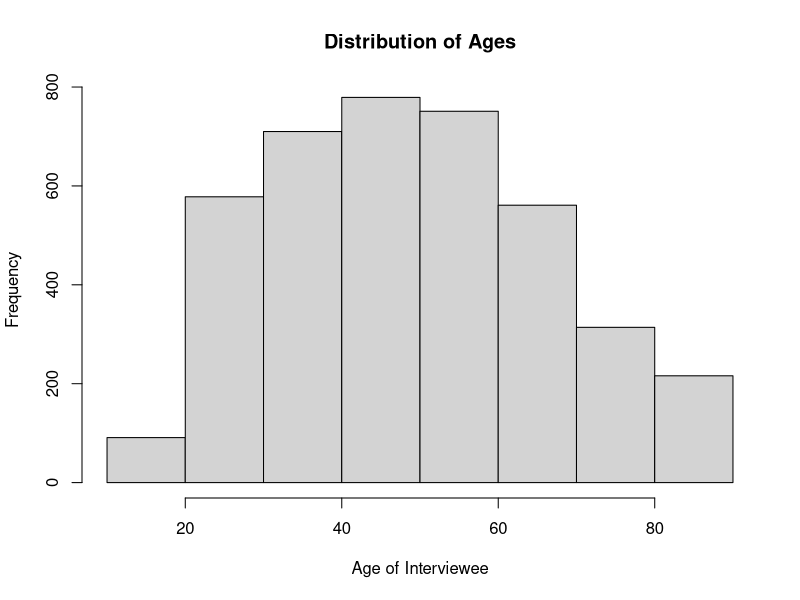
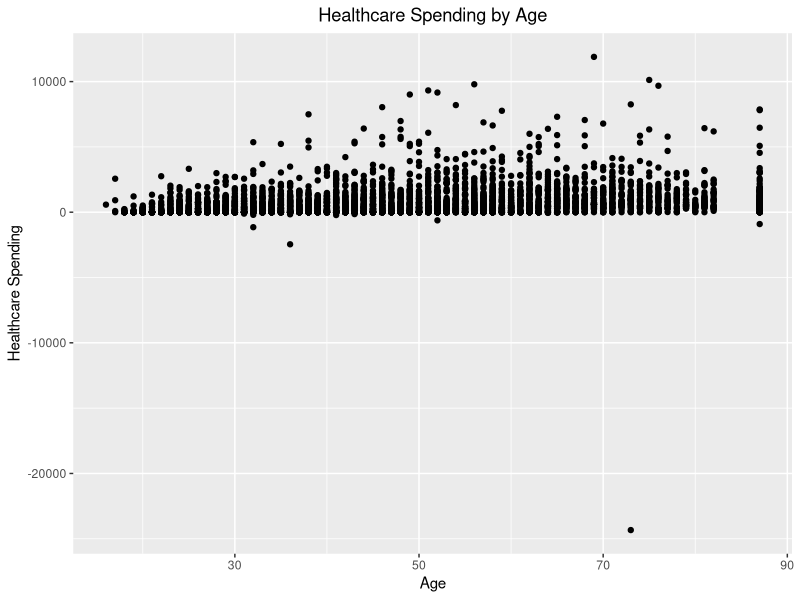
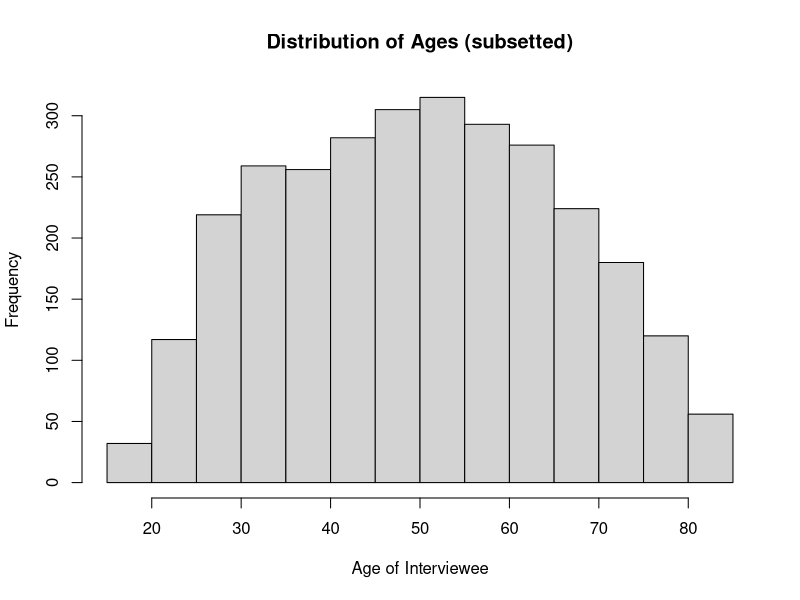
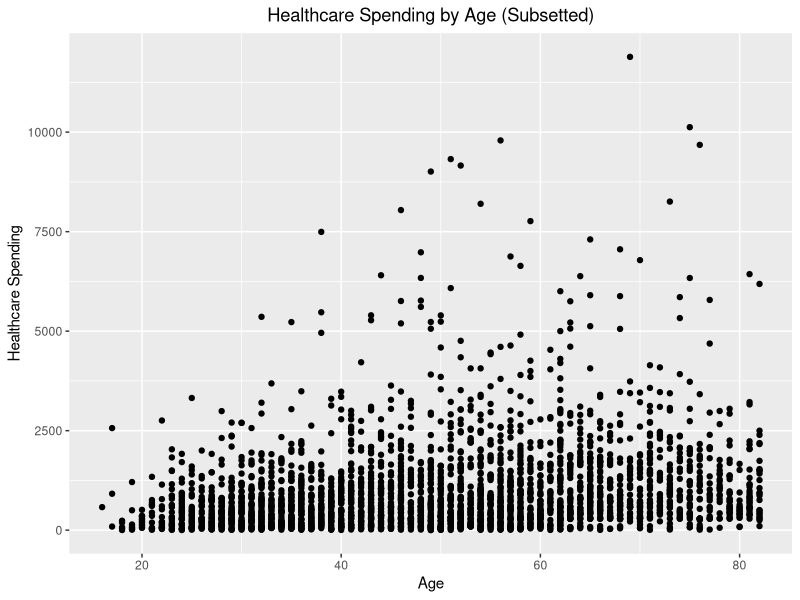
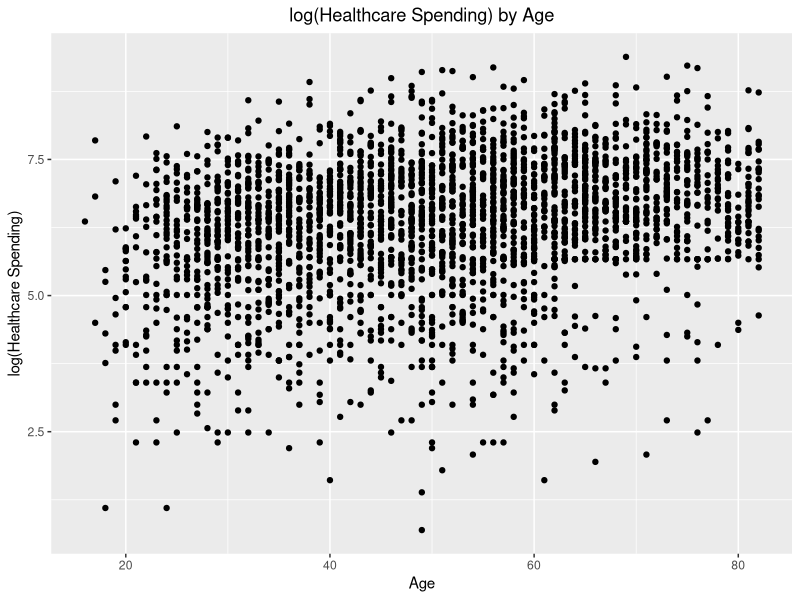
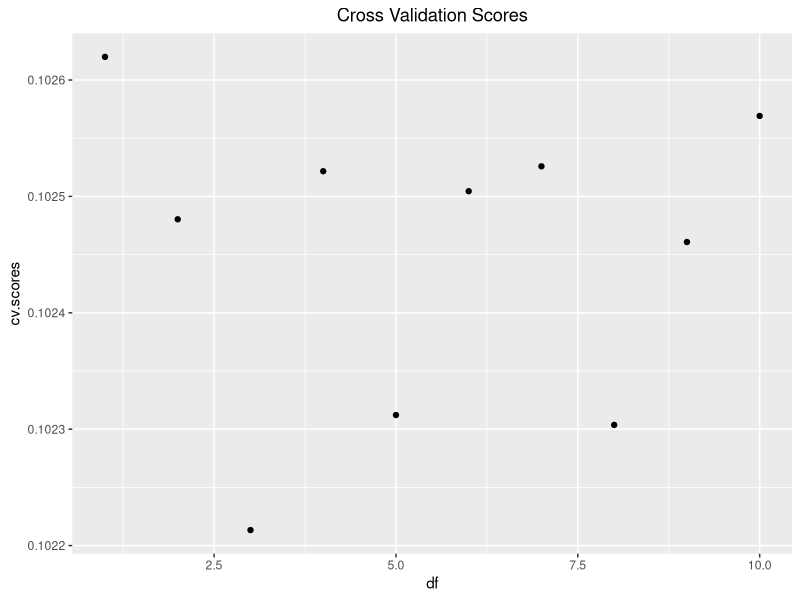
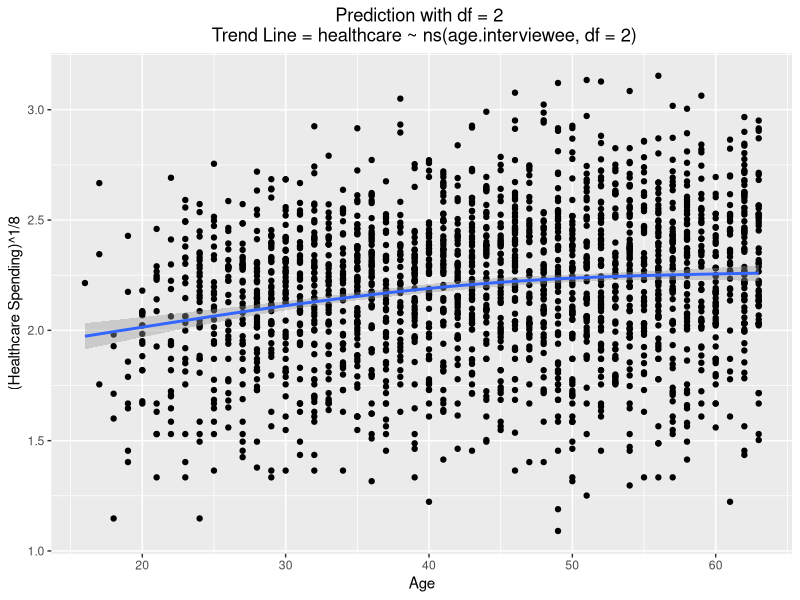
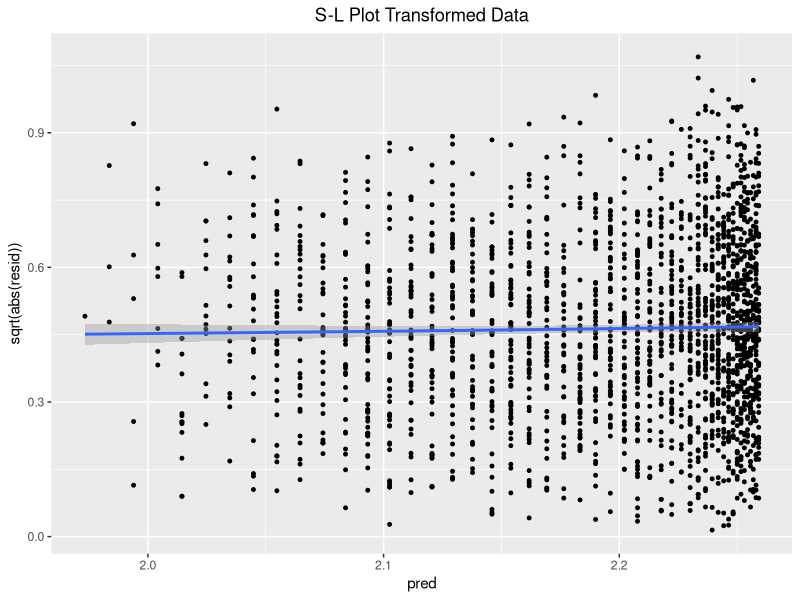

Source code (R) for these figures, in order: (Note: this script raises an error after producing the figures.)
## ---- chunk 1
library(ggplot2)
library(plyr)
library(reshape2)
library(splines)
library(boot)
library(MASS)
library(broom)
## ---- chunk 2
set.seed(1)
## ---- chunk 3
glm.cv.loop = function(data, formula.text, DF.vector, K=10) {
  # make sure boot library is loaded
  require(boot) 
  cv.scores = rep(0, times = length(DF.vector))
  for (DF in DF.vector) {
    # get the fitted model for current value of DF
    spline.model = glm(as.formula(formula.text), data=data)
    # run K-fold cross validation 
    cv = cv.glm(data=data, glmfit=spline.model, K=K)
    # extract the cross-validation score
    cv.scores[DF] = cv$delta[1]
  }
  # make the plot
  data.out = data.frame(df = DF.vector, cv.scores = cv.scores)
  cv.plot = ggplot(data = data.out, mapping=aes(x=df, y=cv.scores)) + geom_point() + labs(x='df', title='Cross Validation Scores') + theme(plot.title = element_text(hjust = 0.5)) 
  # return a list containing the scores and the plot
  return( list(scores = cv.scores, plot = cv.plot))
}  
## ---- chunk 4
Find.QQ = function(.data, column.name, y) {
  # how many quantiles are we plotting?
  n.pts = min( length(.data[, column.name]), length(y))
  # which quantiles are we plotting?
  probs = seq(from = 0, to = 1, length.out = n.pts)
  # compute these quantiles for each group
  q1 = quantile(.data[, column.name], probs= probs)
  q2 = quantile(y, probs=probs )
  # return them as a data frame
  return( data.frame(q1 = q1, q2 = q2))
}
## ---- chunk 5
Pool.Residuals = function (data.augment, x, qvec = c(.05, .15, .5, .85, .95)) {
  require(plyr)
  require(reshape2)
  # find the quantiles of the residuals
  resid.quantile = quantile(x = data.augment$.resid, probs = qvec)
  # add the quantiles of the residuals to the predicted trend
  data.augment = mutate(data.augment, 
                        q1 = .fitted + resid.quantile[1],
                        q2 = .fitted + resid.quantile[2],                                      
                        q3 = .fitted + resid.quantile[3],                                      
                        q4 = .fitted + resid.quantile[4],              
                        q5 = .fitted + resid.quantile[5])
  # combine all of the quantiles into one column for easier plotting:
  data.melt = melt(data.augment, id.vars= x, measure.vars = c('q1', 'q2', 'q3', 'q4', 'q5'))
  return( data.melt )
}
## ---- chunk 6
# Load the data
healthcare.data <- read.csv("dataset_hw5.csv", header = TRUE)

# Fit a linear model
healthcare.model <- lm(healthcare ~ age.interviewee, data = healthcare.data)

# Show the model
lm(healthcare.model)

# Plot the age distribution
hist(healthcare.data$age.interviewee, breaks = 10, main = "Distribution of Ages", xlab = "Age of Interviewee")

# Show a distribution of ages and healthcare cost
ggplot(data = healthcare.data, mapping = aes(x = age.interviewee, y = healthcare)) + 
  geom_point() + 
  labs(title = "Healthcare Spending by Age", y = "Healthcare Spending", x = "Age") + 
  theme(plot.title = element_text(hjust = 0.5))

## ---- chunk 7
# Remove households who did not spend a positive amount or age is not 87.
# I'm assuming that 87 is the max value, based on the text above, which reads 87, not > 87.
healthcare.data.subsetted <- subset(healthcare.data, age.interviewee != 87 & healthcare > 0 )

# Fit a linear model
healthcare.model.subsetted = lm(healthcare ~ age.interviewee, data = healthcare.data.subsetted)

# Show the model
lm(healthcare.model.subsetted)

# Plot the age distribution
hist(healthcare.data.subsetted$age.interviewee, breaks = 10, main = "Distribution of Ages (subsetted)", xlab = "Age of Interviewee")

# Show a distribution of ages and healthcare cost
ggplot(data = healthcare.data.subsetted, mapping = aes(x = age.interviewee, y = healthcare)) + 
  geom_point() + 
  labs(title = "Healthcare Spending by Age (Subsetted)", y = "Healthcare Spending", x = "Age") + 
  theme(plot.title = element_text(hjust = 0.5))
## ---- chunk 8

# Fit a linear model using a log transform
# We will use the subsetted data, so that we can take the log of healthcare without worrying about zero values
healthcare.model.subsetted.log = lm(log(healthcare) ~ age.interviewee, data = healthcare.data.subsetted)

# Show the model
lm(healthcare.model.subsetted.log)

# Show a distribution of ages and healthcare cost
ggplot(data = healthcare.data.subsetted, mapping = aes(x = age.interviewee, y = log(healthcare))) + 
      geom_point() +
      labs(title = "log(Healthcare Spending) by Age", y = "log(Healthcare Spending)", x = "Age") + 
      theme(plot.title = element_text(hjust = 0.5))
## ---- chunk 9
# Create subset of those under 63 that pay for healthcare
nonelderly.households <- subset(healthcare.data, age.interviewee <= 63 & healthcare > 0)


####
#
# It's unclear if we want to build the model yet, so I will just leave this commented out
#
# Generate model
#nonelderly.model = lm(healthcare ~ age.interviewee, data = nonelderly.households)

# Show the model
#lm(nonelderly.model)

# Generate model with log transform
#nonelderly.model.log = lm(log(healthcare) ~ age.interviewee, data = nonelderly.households)

# Show the model
#lm(nonelderly.model.log)

## ---- chunk 10

# Apply a power transform to the data, settling on 1/8 after trial and error
nonelderly.households$healthcare <- (nonelderly.households$healthcare)^(1/8)

# Call the function defined above to select a value for DF and fit a natural spline 
glm.cv.loop(nonelderly.households, "healthcare ~ ns(age.interviewee, df = DF)", seq (1, 10, by = 1))

# Select df value and build model (either 2 or 4)
nonelderly.model <- glm(healthcare ~ ns(age.interviewee, df = 2), data = nonelderly.households)

# Plot predictions with a spline fit
ggplot(data = nonelderly.households, mapping = aes(x = age.interviewee, y = healthcare)) + 
      geom_point() +
      labs( y = "(Healthcare Spending)^1/8", x = "Age") + 
      theme(plot.title = element_text(hjust = 0.5)) +
      geom_smooth(method = 'glm', formula = y ~ ns(x, df = 2)) + labs(title='Prediction with df = 2 \n Trend Line = healthcare ~ ns(age.interviewee, df = 2)')

# Make s-l plot
nonelderly.households <- mutate(nonelderly.households, pred = predict(nonelderly.model), resid = resid(nonelderly.model))
ggplot(data = nonelderly.households, mapping = aes(x = pred, y = sqrt(abs(resid)))) + 
  geom_point(size = 1) + 
  geom_smooth() +
  labs(title = "S-L Plot Transformed Data") + 
  theme(plot.title = element_text(hjust = 0.5)) 
## ---- chunk 11
# Plot residuals against predicted value
healthcare.augmented <- augment(nonelderly.model, data = nonelderly.households)

ggplot(data = healthcare.augmented, mapping = aes(x = .resid, y = .fitted)) + 
  geom_point() +
  geom_smooth() +
  labs(x = 'Residuals', y = 'Predictions', title = 'Residuals vs. Predicted \n Healthcare Cost') + 
  theme(plot.title = element_text(hjust = 0.5))
## ---- chunk 12
# Bin the data into 5 age groups
healthcare.augmented.bin <- healthcare.augmented
healthcare.augmented.bin$age.interviewee <- cut(healthcare.augmented.bin$age.interviewee, breaks = c(0, 25, 35, 45, 55, 99))

healthcare.augmented.bin <- mutate(healthcare.augmented.bin, actual.age = healthcare.augmented$age.interviewee)

# Generate QQ Plots for each bin
many.QQplots <- ddply(healthcare.augmented.bin, 'age.interviewee', Find.QQ, '.resid', y = healthcare.augmented.bin$.resid )

ggplot(data = many.QQplots, mapping = aes(x = q1, y = q2)) + geom_point() + facet_wrap('age.interviewee', nrow = 2) + 
  labs(x = 'All Residuals', y = 'Group Residuals', title = 'QQ plots \n Age Group Residuals vs. All Residuals') + 
  geom_abline(slope = 1) +
  theme(plot.title = element_text(hjust = 0.5)) 

## ---- chunk 13
# Split the data into quantiles
nonelderly.quantiles <- Pool.Residuals(data.augment = healthcare.augmented, x = 'age.interviewee')

ggplot(data = nonelderly.quantiles, mapping = aes(x = age.interviewee, y = (value), color = variable)) + 
  geom_point(data = healthcare.augmented, mapping = aes(x = age.interviewee, y = healthcare), color = 'black', size = 1) + 
  geom_line(size=1) + 
  scale_color_brewer(palette = 'Set1', limits = c('q5', 'q4', 'q3', 'q2', 'q1'), labels = c('95%', '85%', '50%', '15%', '5%'))+   labs(title = "Estimate of Residual Distribution", x = 'Age Interviewee', y='Healthcare (Dollars)', color = 'Estimated \nQuantiles') +
  theme(plot.title = element_text(hjust = 0.5)) 
## ---- chunk 14
# Apply a power transform to the data, settling on 1/8 after trial and error
healthcare.power.transform <- healthcare.data
healthcare.power.transform$healthcare <- (healthcare.power.transform$healthcare)^(1/8)


healthcare.power.transform.model <- glm(healthcare ~ age.interviewee, data = healthcare.power.transform)

#summary(healthcare.power.transform.model)
#plot(healthcare.power.transform.model$residuals)

healthcare.power.transform.augment<- augment(healthcare.power.transform.model, data = healthcare.power.transform)

ggplot(data = healthcare.power.transform.augment, mapping = aes(x = age.interviewee, y = .resid)) + 
  geom_point() +
  geom_smooth() +
  labs(x = 'Age', y = 'Residual', title = 'Residuals vs. Age') + 
  theme(plot.title = element_text(hjust = 0.5))

